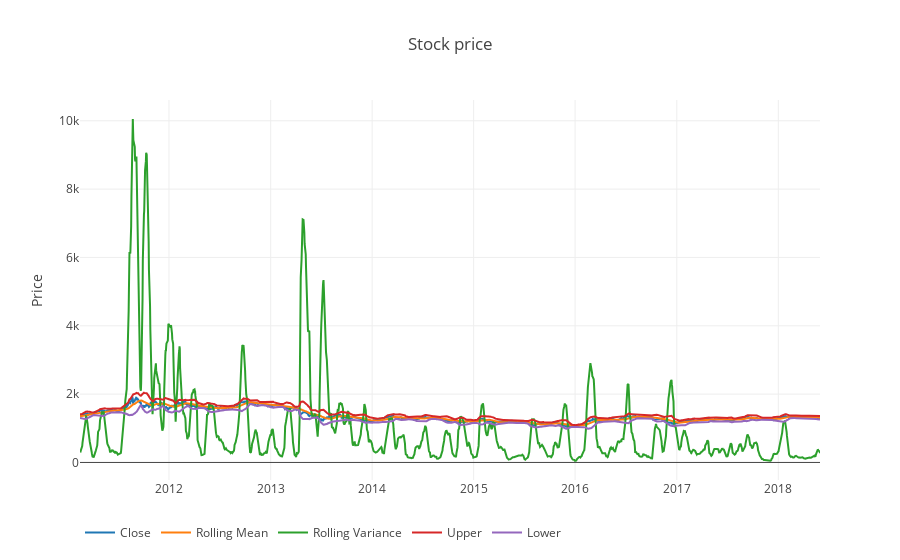
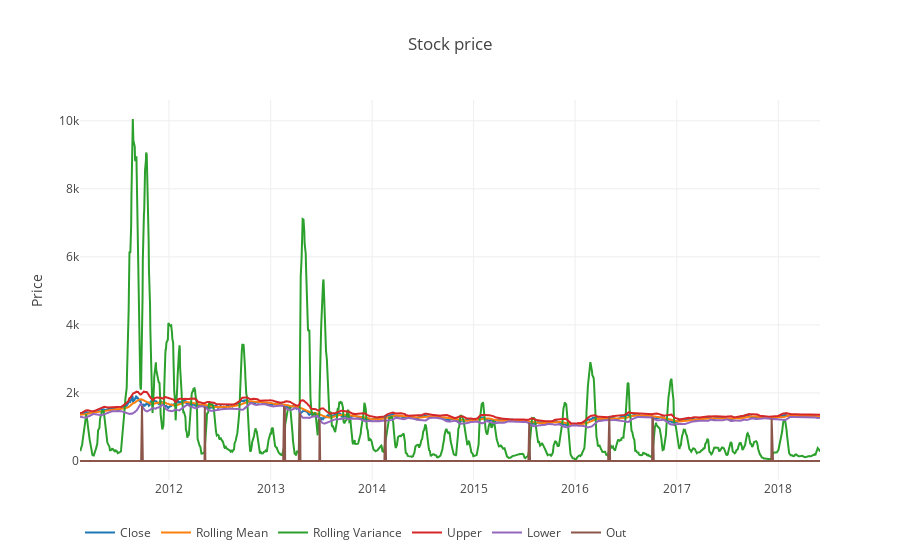

Notebook code cell kept with these figures, in order:
### Markdown cell above
### Outliers

### Code cell
df = df_adj
ts = df_adj['Close']
n_std = 3

df = pd.concat([df, da.roll_stats(ts=ts, window=30)], axis=1).dropna(how='any',axis=0)
df['Upper'] = df['Rolling Mean'] + n_std*df['Rolling Variance'].apply(np.sqrt)
df['Lower'] = df['Rolling Mean'] - n_std*df['Rolling Variance'].apply(np.sqrt)

da.plotscatter(df.drop(columns='Direction'))

# Outlier criterion
df_out = df[(df['Close'] > df['Upper']) | (df['Close'] < df['Lower'])]
df['Out'] = df.loc[df_out.index, 'Close']

df = df.replace(np.nan, 0) # for plotting
da.plotscatter(df.drop(columns='Direction'))

df = df.drop(df_out.index)
df_adj_noout = df[['Close']]

### Figure 1 — Plotly figure (JSON) as saved in the notebook; plotly's stock layout.template omitted (floating-point values rounded to 4 significant figures; data arrays with more than 128 entries replaced by an {"elided": "..."} marker saying what was removed)
{"data": [{"name": "Close", "type": "scatter", "x": {"elided": "1841 str values"}, "y": {"elided": "1841 float values"}}, {"name": "Rolling Mean", "type": "scatter", "x": {"elided": "1841 str values"}, "y": {"elided": "1841 float values"}}, {"name": "Rolling Variance", "type": "scatter", "x": {"elided": "1841 str values"}, "y": {"elided": "1841 float values"}}, {"name": "Upper", "type": "scatter", "x": {"elided": "1841 str values"}, "y": {"elided": "1841 float values"}}, {"name": "Lower", "type": "scatter", "x": {"elided": "1841 str values"}, "y": {"elided": "1841 float values"}}], "layout": {"legend": {"orientation": "h"}, "title": "Stock price", "yaxis": {"title": "Price"}}}

### Figure 2 — Plotly figure (JSON) as saved in the notebook; plotly's stock layout.template omitted (floating-point values rounded to 4 significant figures; data arrays with more than 128 entries replaced by an {"elided": "..."} marker saying what was removed)
{"data": [{"name": "Close", "type": "scatter", "x": {"elided": "1841 str values"}, "y": {"elided": "1841 float values"}}, {"name": "Rolling Mean", "type": "scatter", "x": {"elided": "1841 str values"}, "y": {"elided": "1841 float values"}}, {"name": "Rolling Variance", "type": "scatter", "x": {"elided": "1841 str values"}, "y": {"elided": "1841 float values"}}, {"name": "Upper", "type": "scatter", "x": {"elided": "1841 str values"}, "y": {"elided": "1841 float values"}}, {"name": "Lower", "type": "scatter", "x": {"elided": "1841 str values"}, "y": {"elided": "1841 float values"}}, {"name": "Out", "type": "scatter", "x": {"elided": "1841 str values"}, "y": {"elided": "1841 float values"}}], "layout": {"legend": {"orientation": "h"}, "title": "Stock price", "yaxis": {"title": "Price"}}}
